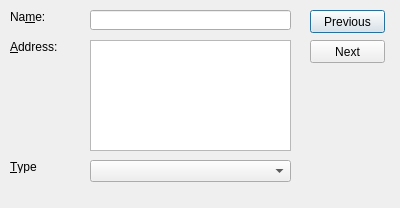
<?xml version="1.0" encoding="UTF-8"?>
<ui version="4.0">
 <class>Dialog</class>
 <widget class="QDialog" name="Dialog">
  <property name="geometry">
   <rect>
    <x>0</x>
    <y>0</y>
    <width>400</width>
    <height>208</height>
   </rect>
  </property>
  <property name="windowTitle">
   <string>Dialog</string>
  </property>
  <widget class="QPushButton" name="previousButton">
   <property name="geometry">
    <rect>
     <x>310</x>
     <y>10</y>
     <width>75</width>
     <height>23</height>
    </rect>
   </property>
   <property name="text">
    <string>Previous</string>
   </property>
  </widget>
  <widget class="QPushButton" name="nextButton">
   <property name="geometry">
    <rect>
     <x>310</x>
     <y>40</y>
     <width>75</width>
     <height>23</height>
    </rect>
   </property>
   <property name="text">
    <string>Next</string>
   </property>
  </widget>
  <widget class="QLineEdit" name="nameEdit">
   <property name="geometry">
    <rect>
     <x>90</x>
     <y>10</y>
     <width>201</width>
     <height>20</height>
    </rect>
   </property>
  </widget>
  <widget class="QTextEdit" name="addressEdit">
   <property name="geometry">
    <rect>
     <x>90</x>
     <y>40</y>
     <width>201</width>
     <height>111</height>
    </rect>
   </property>
  </widget>
  <widget class="QComboBox" name="typeCombo">
   <property name="geometry">
    <rect>
     <x>90</x>
     <y>160</y>
     <width>201</width>
     <height>22</height>
    </rect>
   </property>
  </widget>
  <widget class="QLabel" name="nameLabel">
   <property name="geometry">
    <rect>
     <x>10</x>
     <y>10</y>
     <width>47</width>
     <height>13</height>
    </rect>
   </property>
   <property name="text">
    <string>Na&amp;me:</string>
   </property>
   <property name="buddy">
    <cstring>nameEdit</cstring>
   </property>
  </widget>
  <widget class="QLabel" name="editLabel">
   <property name="geometry">
    <rect>
     <x>10</x>
     <y>40</y>
     <width>47</width>
     <height>13</height>
    </rect>
   </property>
   <property name="text">
    <string>&amp;Address:</string>
   </property>
   <property name="buddy">
    <cstring>addressEdit</cstring>
   </property>
  </widget>
  <widget class="QLabel" name="typeLabel">
   <property name="geometry">
    <rect>
     <x>10</x>
     <y>160</y>
     <width>47</width>
     <height>13</height>
    </rect>
   </property>
   <property name="text">
    <string>&amp;Type</string>
   </property>
   <property name="buddy">
    <cstring>typeCombo</cstring>
   </property>
  </widget>
 </widget>
 <resources/>
 <connections/>
</ui>
